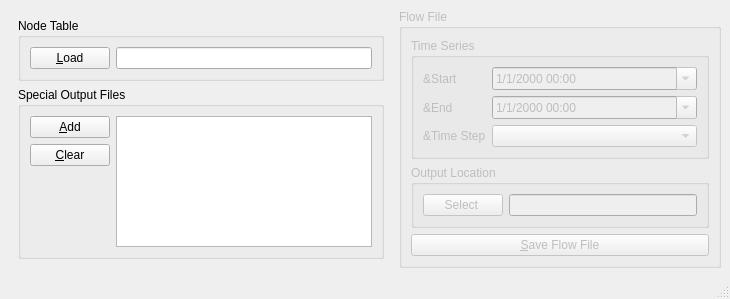
<?xml version="1.0" encoding="UTF-8"?>
<ui version="4.0">
 <class>MainWindow</class>
 <widget class="QMainWindow" name="MainWindow">
  <property name="geometry">
   <rect>
    <x>0</x>
    <y>0</y>
    <width>730</width>
    <height>291</height>
   </rect>
  </property>
  <property name="windowTitle">
   <string>MainWindow</string>
  </property>
  <widget class="QWidget" name="centralwidget">
   <layout class="QHBoxLayout" name="horizontalLayout_2">
    <item>
     <widget class="QFrame" name="">
      <layout class="QVBoxLayout" name="verticalLayout_2">
       <item>
        <widget class="QGroupBox" name="">
         <property name="title">
          <string>Node Table</string>
         </property>
         <layout class="QHBoxLayout" name="horizontalLayout">
          <item>
           <widget class="QPushButton" name="loadNodeTablePushButton">
            <property name="text">
             <string>&amp;Load</string>
            </property>
           </widget>
          </item>
          <item>
           <widget class="QLineEdit" name="lineEdit">
            <property name="enabled">
             <bool>true</bool>
            </property>
            <property name="readOnly">
             <bool>true</bool>
            </property>
           </widget>
          </item>
         </layout>
        </widget>
       </item>
       <item>
        <widget class="QGroupBox" name="">
         <property name="title">
          <string>Special Output Files</string>
         </property>
         <layout class="QGridLayout" name="gridLayout">
          <item row="1" column="0">
           <widget class="QPushButton" name="clearSpecOutputPushButton">
            <property name="text">
             <string>&amp;Clear</string>
            </property>
           </widget>
          </item>
          <item row="2" column="0">
           <spacer name="verticalSpacer">
            <property name="orientation">
             <enum>Qt::Vertical</enum>
            </property>
            <property name="sizeHint" stdset="0">
             <size>
              <width>20</width>
              <height>40</height>
             </size>
            </property>
           </spacer>
          </item>
          <item row="3" column="0">
           <spacer name="verticalSpacer_2">
            <property name="orientation">
             <enum>Qt::Vertical</enum>
            </property>
            <property name="sizeHint" stdset="0">
             <size>
              <width>20</width>
              <height>40</height>
             </size>
            </property>
           </spacer>
          </item>
          <item row="0" column="0">
           <widget class="QPushButton" name="addSpecOutputPushButton">
            <property name="text">
             <string>&amp;Add</string>
            </property>
           </widget>
          </item>
          <item row="0" column="1" rowspan="4">
           <widget class="QTextBrowser" name="specOutputFileBrowser"/>
          </item>
         </layout>
        </widget>
       </item>
      </layout>
     </widget>
    </item>
    <item>
     <widget class="QGroupBox" name="flowFileGroupBox">
      <property name="enabled">
       <bool>false</bool>
      </property>
      <property name="title">
       <string>Flow File</string>
      </property>
      <layout class="QVBoxLayout" name="verticalLayout">
       <item>
        <widget class="QGroupBox" name="">
         <property name="title">
          <string>Time Series</string>
         </property>
         <layout class="QFormLayout" name="formLayout">
          <item row="0" column="0">
           <widget class="QLabel" name="label">
            <property name="text">
             <string>&amp;Start</string>
            </property>
           </widget>
          </item>
          <item row="0" column="1">
           <widget class="QDateTimeEdit" name="startDateTimeEdit">
            <property name="displayFormat">
             <string>M/d/yyyy hh:mm</string>
            </property>
            <property name="calendarPopup">
             <bool>true</bool>
            </property>
           </widget>
          </item>
          <item row="1" column="0">
           <widget class="QLabel" name="label_2">
            <property name="text">
             <string>&amp;End</string>
            </property>
           </widget>
          </item>
          <item row="1" column="1">
           <widget class="QDateTimeEdit" name="endDateTimeEdit">
            <property name="displayFormat">
             <string>M/d/yyyy hh:mm</string>
            </property>
            <property name="calendarPopup">
             <bool>true</bool>
            </property>
           </widget>
          </item>
          <item row="2" column="0">
           <widget class="QLabel" name="label_3">
            <property name="text">
             <string>&amp;Time Step</string>
            </property>
           </widget>
          </item>
          <item row="2" column="1">
           <widget class="QComboBox" name="timeStepComboBox"/>
          </item>
         </layout>
        </widget>
       </item>
       <item>
        <widget class="QGroupBox" name="">
         <property name="title">
          <string>Output Location</string>
         </property>
         <layout class="QGridLayout" name="gridLayout_2">
          <item row="0" column="1">
           <widget class="QLineEdit" name="lineEdit_2">
            <property name="readOnly">
             <bool>true</bool>
            </property>
           </widget>
          </item>
          <item row="0" column="0">
           <widget class="QPushButton" name="pushButton">
            <property name="text">
             <string>Select </string>
            </property>
           </widget>
          </item>
         </layout>
        </widget>
       </item>
       <item>
        <spacer name="verticalSpacer_3">
         <property name="orientation">
          <enum>Qt::Vertical</enum>
         </property>
         <property name="sizeHint" stdset="0">
          <size>
           <width>20</width>
           <height>40</height>
          </size>
         </property>
        </spacer>
       </item>
       <item>
        <widget class="QPushButton" name="saveFlowFilePushButton">
         <property name="text">
          <string>&amp;Save Flow File</string>
         </property>
        </widget>
       </item>
      </layout>
     </widget>
    </item>
   </layout>
   <zorder>loadNodeTablePushButton</zorder>
   <zorder>lineEdit</zorder>
   <zorder></zorder>
   <zorder>lineEdit</zorder>
   <zorder>specOutputFileBrowser</zorder>
   <zorder>addSpecOutputPushButton</zorder>
   <zorder>clearSpecOutputPushButton</zorder>
   <zorder>specOutputFileBrowser</zorder>
   <zorder>verticalSpacer</zorder>
   <zorder>verticalSpacer_2</zorder>
   <zorder>pushButton</zorder>
   <zorder>lineEdit_2</zorder>
   <zorder>saveFlowFilePushButton</zorder>
   <zorder>startDateTimeEdit</zorder>
   <zorder>timeStepComboBox</zorder>
   <zorder>label</zorder>
   <zorder>label_2</zorder>
   <zorder>endDateTimeEdit</zorder>
   <zorder>label_3</zorder>
   <zorder>saveFlowFilePushButton</zorder>
   <zorder>verticalSpacer_3</zorder>
   <zorder></zorder>
  </widget>
  <widget class="QStatusBar" name="statusbar"/>
 </widget>
 <resources/>
 <connections/>
</ui>
